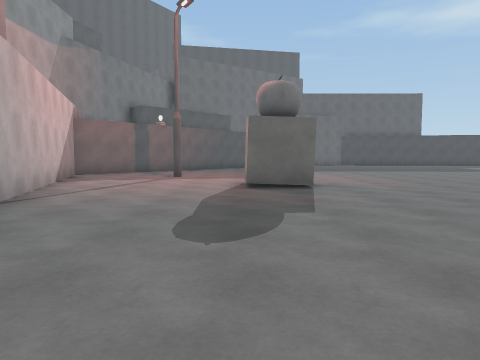
View 1 (above)

20 first-person views from a walk through a 3-D level made in the Unity game engine. The camera is 1.2 m above the floor, tilts 4° down and sees 70° across. The floor is counted in squares, 2 m on a side. Each view is taken from the middle of a square. On the plan, view 1 faces up. The plan holds only what a view shows up to about 10 squares ahead; the rest is blank. The place goes on beyond the plan. Surface patterns are stand-ins for the level's own textures.

View 2
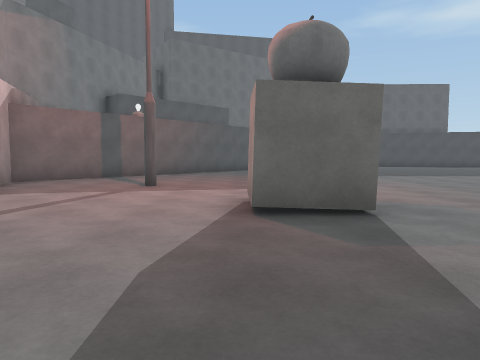

View 3
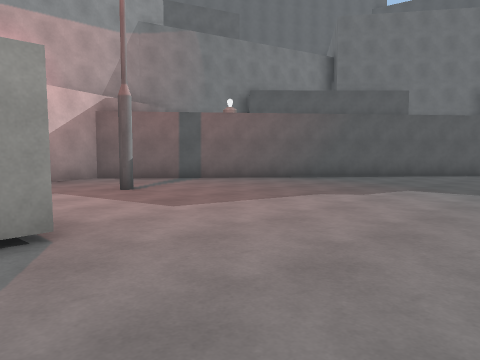

View 4
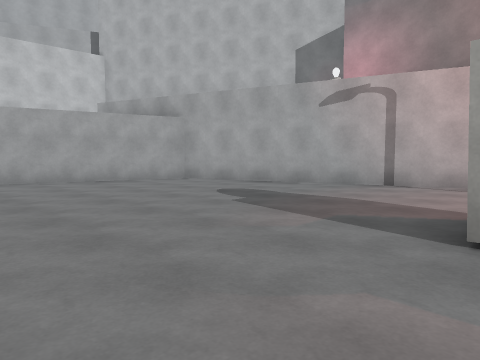

View 5
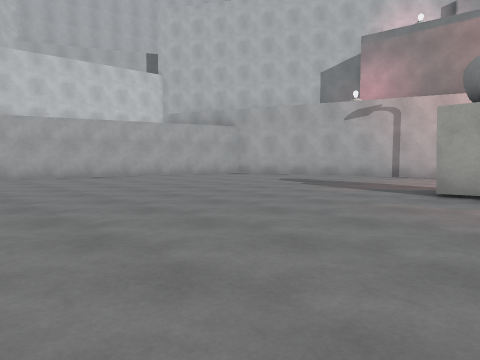

View 6
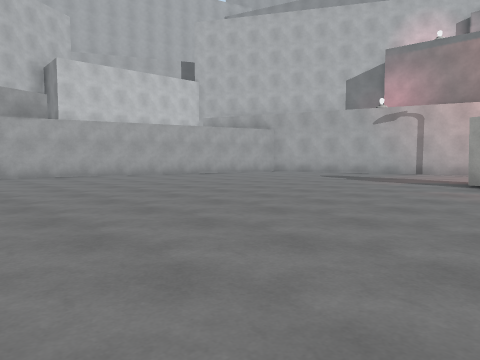

View 7
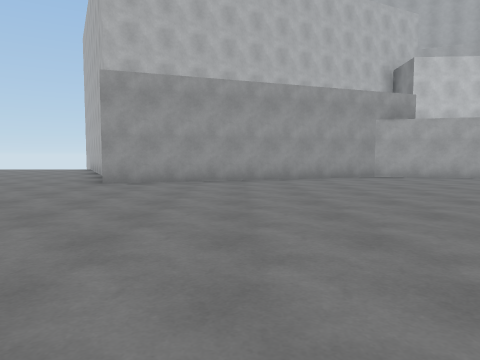

View 8
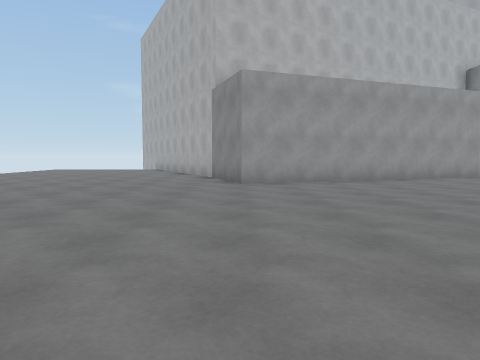

View 9
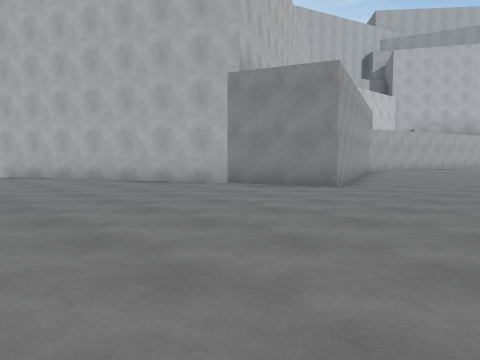

View 10
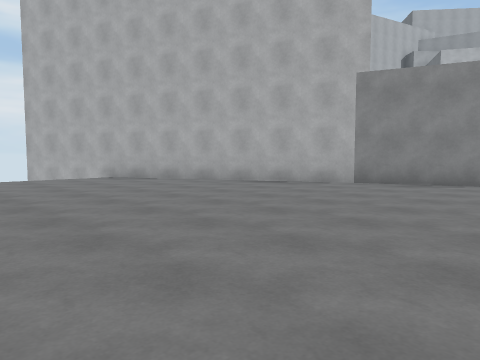

View 11
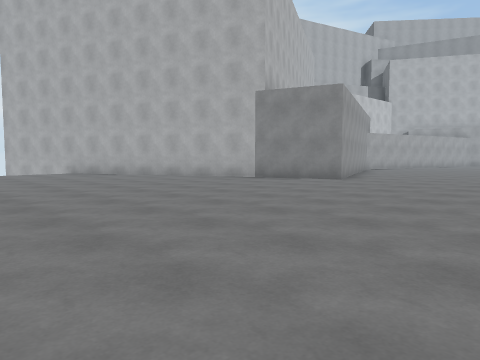

View 12
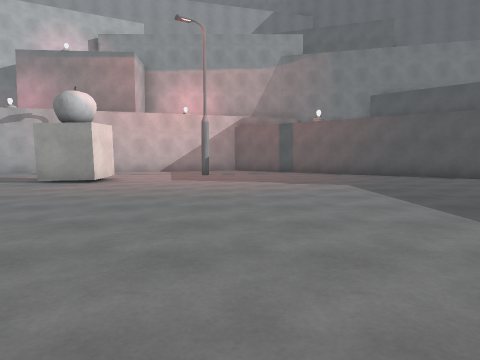

View 13
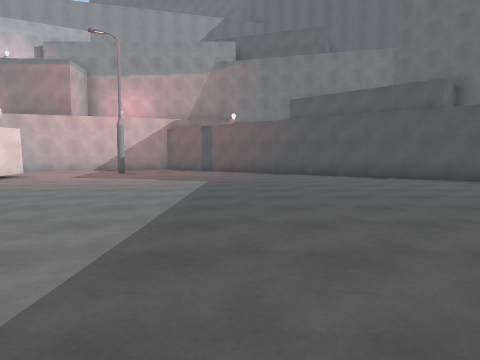

View 14
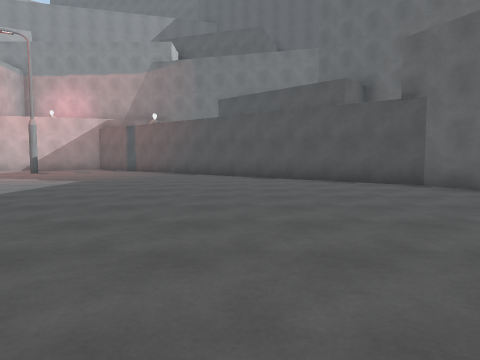

View 15
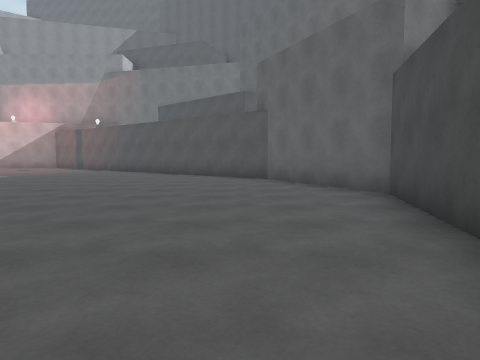

View 16
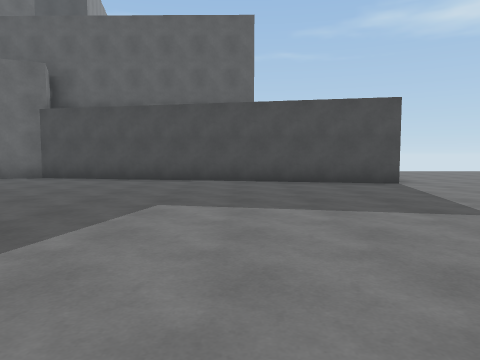

View 17
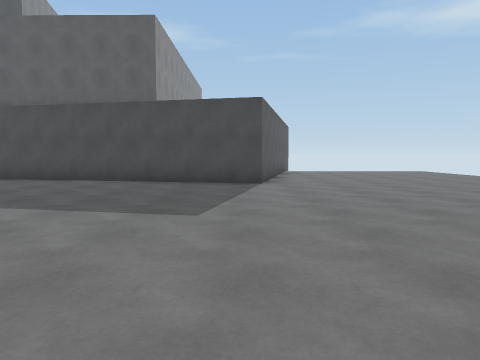

View 18
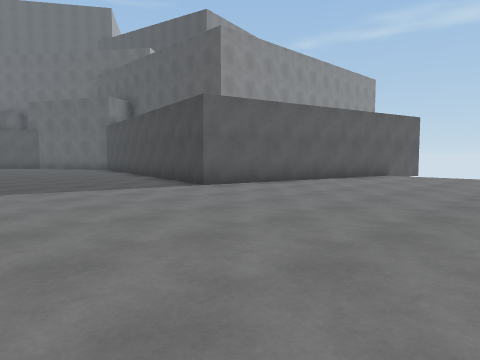

View 19
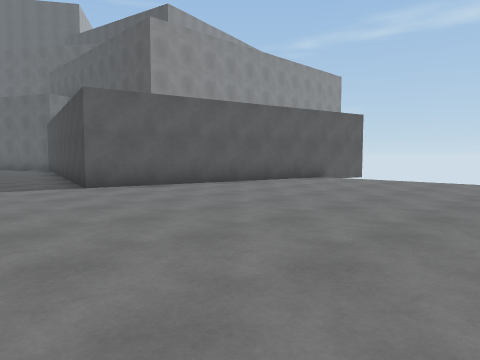

View 20
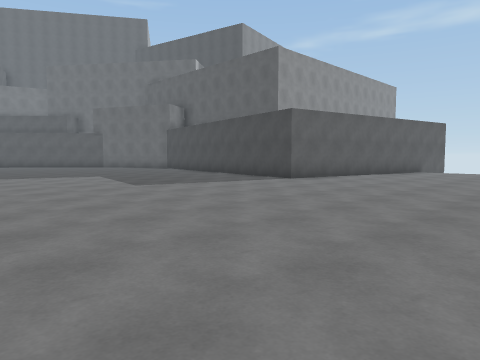

### Floor plan
Points are (right, up) in squares from view 1. A wall is a line through its corners. A room is listed if a view was taken in it or the views show most of it. See-through windows are left out.
Room 1 (views 1, 2, 3, 4, 5, 6, 7, 8, 9, 10, 11, 12, 13, 14, 15, 16, 17, 18, 19, 20)
walls: (14.7, -2.5) (18.2, -9.4); (16.9, 27.2) (15.5, 20.5) (6.6, 22.4) (3.1, 20.7) (-5.2, 10.8) (-1.5, -0.6) (7.1, -2.9) (14, -0.4) (14.8, -2.7)
objects: cube (0, 7) to (1, 7)

Where each view was taken, in squares from view 1:
view 1: 0 up, 0 right, facing up
view 2: 3 up, 0 right, facing up
view 3: 7 up, 4 right, facing up-left
view 4: 7 up, 4 right, facing down-left
view 5: 8 up, 7 right, facing down-left
view 6: 8 up, 9 right, facing down-left
view 7: 7 up, 11 right, facing down
view 8: 7 up, 14 right, facing down
view 9: 3 up, 20 right, facing down-left
view 10: 1 up, 22 right, facing down-left
view 11: 4 up, 22 right, facing down-left
view 12: 11 up, 9 right, facing left
view 13: 14 up, 10 right, facing left
view 14: 17 up, 10 right, facing left
view 15: 20 up, 12 right, facing left
view 16: 13 up, 12 right, facing up
view 17: 13 up, 15 right, facing up
view 18: 16 up, 21 right, facing up-left
view 19: 18 up, 22 right, facing up-left
view 20: 13 up, 21 right, facing up-left
